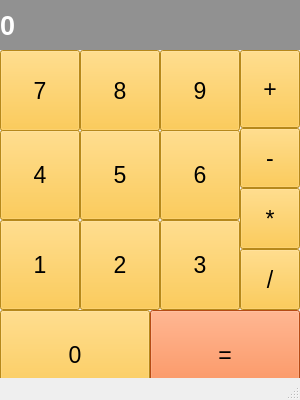
<?xml version="1.0" encoding="UTF-8"?>
<ui version="4.0">
 <class>MainWindow</class>
 <widget class="QMainWindow" name="MainWindow">
  <property name="geometry">
   <rect>
    <x>0</x>
    <y>0</y>
    <width>300</width>
    <height>400</height>
   </rect>
  </property>
  <property name="windowTitle">
   <string>Калькулятор</string>
  </property>
  <widget class="QWidget" name="centralwidget">
   <widget class="QLabel" name="label_result">
    <property name="geometry">
     <rect>
      <x>0</x>
      <y>0</y>
      <width>300</width>
      <height>50</height>
     </rect>
    </property>
    <property name="font">
     <font>
      <pointsize>20</pointsize>
      <weight>75</weight>
      <bold>true</bold>
     </font>
    </property>
    <property name="styleSheet">
     <string notr="true">background-color: rgb(145, 145, 145);
color: rgb(255, 255, 255);</string>
    </property>
    <property name="text">
     <string>0</string>
    </property>
    <property name="margin">
     <number>10</number>
    </property>
   </widget>
   <widget class="QPushButton" name="btn_zero">
    <property name="geometry">
     <rect>
      <x>0</x>
      <y>310</y>
      <width>150</width>
      <height>90</height>
     </rect>
    </property>
    <property name="font">
     <font>
      <pointsize>17</pointsize>
     </font>
    </property>
    <property name="styleSheet">
     <string notr="true">background-color: rgb(255, 190, 38);</string>
    </property>
    <property name="text">
     <string>0</string>
    </property>
   </widget>
   <widget class="QPushButton" name="btn_equal">
    <property name="geometry">
     <rect>
      <x>150</x>
      <y>310</y>
      <width>150</width>
      <height>90</height>
     </rect>
    </property>
    <property name="font">
     <font>
      <pointsize>17</pointsize>
     </font>
    </property>
    <property name="styleSheet">
     <string notr="true">background-color: rgb(255, 105, 30);</string>
    </property>
    <property name="text">
     <string>=</string>
    </property>
   </widget>
   <widget class="QPushButton" name="btn_one">
    <property name="geometry">
     <rect>
      <x>0</x>
      <y>220</y>
      <width>80</width>
      <height>90</height>
     </rect>
    </property>
    <property name="font">
     <font>
      <pointsize>17</pointsize>
     </font>
    </property>
    <property name="styleSheet">
     <string notr="true">background-color: rgb(255, 190, 38);</string>
    </property>
    <property name="text">
     <string>1</string>
    </property>
   </widget>
   <widget class="QPushButton" name="btn_two">
    <property name="geometry">
     <rect>
      <x>80</x>
      <y>220</y>
      <width>80</width>
      <height>90</height>
     </rect>
    </property>
    <property name="font">
     <font>
      <pointsize>17</pointsize>
     </font>
    </property>
    <property name="styleSheet">
     <string notr="true">background-color: rgb(255, 190, 38);</string>
    </property>
    <property name="text">
     <string>2</string>
    </property>
   </widget>
   <widget class="QPushButton" name="btn_three">
    <property name="geometry">
     <rect>
      <x>160</x>
      <y>220</y>
      <width>80</width>
      <height>90</height>
     </rect>
    </property>
    <property name="font">
     <font>
      <pointsize>17</pointsize>
     </font>
    </property>
    <property name="styleSheet">
     <string notr="true">background-color: rgb(255, 190, 38);</string>
    </property>
    <property name="text">
     <string>3</string>
    </property>
   </widget>
   <widget class="QPushButton" name="btn_four">
    <property name="geometry">
     <rect>
      <x>0</x>
      <y>130</y>
      <width>80</width>
      <height>90</height>
     </rect>
    </property>
    <property name="font">
     <font>
      <pointsize>17</pointsize>
     </font>
    </property>
    <property name="styleSheet">
     <string notr="true">background-color: rgb(255, 190, 38);</string>
    </property>
    <property name="text">
     <string>4</string>
    </property>
   </widget>
   <widget class="QPushButton" name="btn_five">
    <property name="geometry">
     <rect>
      <x>80</x>
      <y>130</y>
      <width>80</width>
      <height>90</height>
     </rect>
    </property>
    <property name="font">
     <font>
      <pointsize>17</pointsize>
     </font>
    </property>
    <property name="styleSheet">
     <string notr="true">background-color: rgb(255, 190, 38);</string>
    </property>
    <property name="text">
     <string>5</string>
    </property>
   </widget>
   <widget class="QPushButton" name="btn_six">
    <property name="geometry">
     <rect>
      <x>160</x>
      <y>130</y>
      <width>80</width>
      <height>90</height>
     </rect>
    </property>
    <property name="font">
     <font>
      <pointsize>17</pointsize>
     </font>
    </property>
    <property name="styleSheet">
     <string notr="true">background-color: rgb(255, 190, 38);</string>
    </property>
    <property name="text">
     <string>6</string>
    </property>
   </widget>
   <widget class="QPushButton" name="btn_seven">
    <property name="geometry">
     <rect>
      <x>0</x>
      <y>50</y>
      <width>80</width>
      <height>81</height>
     </rect>
    </property>
    <property name="font">
     <font>
      <pointsize>17</pointsize>
     </font>
    </property>
    <property name="styleSheet">
     <string notr="true">background-color: rgb(255, 190, 38);</string>
    </property>
    <property name="text">
     <string>7</string>
    </property>
   </widget>
   <widget class="QPushButton" name="btn_eight">
    <property name="geometry">
     <rect>
      <x>80</x>
      <y>50</y>
      <width>80</width>
      <height>81</height>
     </rect>
    </property>
    <property name="font">
     <font>
      <pointsize>17</pointsize>
     </font>
    </property>
    <property name="styleSheet">
     <string notr="true">background-color: rgb(255, 190, 38);</string>
    </property>
    <property name="text">
     <string>8</string>
    </property>
   </widget>
   <widget class="QPushButton" name="btn_nine">
    <property name="geometry">
     <rect>
      <x>160</x>
      <y>50</y>
      <width>80</width>
      <height>81</height>
     </rect>
    </property>
    <property name="font">
     <font>
      <pointsize>17</pointsize>
     </font>
    </property>
    <property name="styleSheet">
     <string notr="true">background-color: rgb(255, 190, 38);</string>
    </property>
    <property name="text">
     <string>9</string>
    </property>
   </widget>
   <widget class="QPushButton" name="btn_nine_2">
    <property name="geometry">
     <rect>
      <x>240</x>
      <y>50</y>
      <width>60</width>
      <height>78</height>
     </rect>
    </property>
    <property name="font">
     <font>
      <pointsize>17</pointsize>
     </font>
    </property>
    <property name="styleSheet">
     <string notr="true">background-color: rgb(255, 190, 38);</string>
    </property>
    <property name="text">
     <string>+</string>
    </property>
   </widget>
   <widget class="QPushButton" name="btn_nine_3">
    <property name="geometry">
     <rect>
      <x>240</x>
      <y>128</y>
      <width>60</width>
      <height>60</height>
     </rect>
    </property>
    <property name="font">
     <font>
      <pointsize>17</pointsize>
     </font>
    </property>
    <property name="styleSheet">
     <string notr="true">background-color: rgb(255, 190, 38);</string>
    </property>
    <property name="text">
     <string>-</string>
    </property>
   </widget>
   <widget class="QPushButton" name="btn_nine_4">
    <property name="geometry">
     <rect>
      <x>240</x>
      <y>188</y>
      <width>60</width>
      <height>61</height>
     </rect>
    </property>
    <property name="font">
     <font>
      <pointsize>17</pointsize>
     </font>
    </property>
    <property name="styleSheet">
     <string notr="true">background-color: rgb(255, 190, 38);</string>
    </property>
    <property name="text">
     <string>*</string>
    </property>
   </widget>
   <widget class="QPushButton" name="btn_nine_5">
    <property name="geometry">
     <rect>
      <x>240</x>
      <y>249</y>
      <width>60</width>
      <height>61</height>
     </rect>
    </property>
    <property name="font">
     <font>
      <pointsize>17</pointsize>
     </font>
    </property>
    <property name="styleSheet">
     <string notr="true">background-color: rgb(255, 190, 38);</string>
    </property>
    <property name="text">
     <string>/</string>
    </property>
   </widget>
  </widget>
  <widget class="QStatusBar" name="statusbar"/>
 </widget>
 <resources/>
 <connections/>
</ui>
